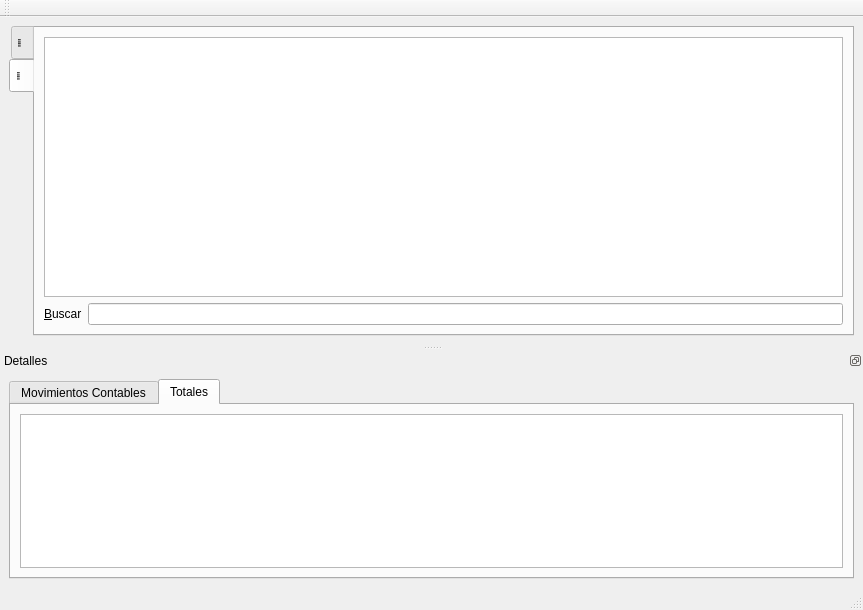
<?xml version="1.0" encoding="UTF-8"?>
<ui version="4.0">
 <class>FrmLiquidacion</class>
 <widget class="QMainWindow" name="FrmLiquidacion">
  <property name="geometry">
   <rect>
    <x>0</x>
    <y>0</y>
    <width>833</width>
    <height>592</height>
   </rect>
  </property>
  <property name="sizePolicy">
   <sizepolicy hsizetype="Preferred" vsizetype="Preferred">
    <horstretch>0</horstretch>
    <verstretch>0</verstretch>
   </sizepolicy>
  </property>
  <property name="windowTitle">
   <string>Liquidación</string>
  </property>
  <property name="dockNestingEnabled">
   <bool>true</bool>
  </property>
  <widget class="QWidget" name="centralwidget">
   <layout class="QVBoxLayout" name="verticalLayout">
    <item>
     <widget class="QTabWidget" name="tabWidget">
      <property name="sizePolicy">
       <sizepolicy hsizetype="Preferred" vsizetype="Preferred">
        <horstretch>0</horstretch>
        <verstretch>0</verstretch>
       </sizepolicy>
      </property>
      <property name="tabPosition">
       <enum>QTabWidget::West</enum>
      </property>
      <property name="currentIndex">
       <number>1</number>
      </property>
      <widget class="QWidget" name="tabdetails">
       <attribute name="icon">
        <iconset resource="res.qrc">
         <normaloff>:/icons/res/document-edit.png</normaloff>:/icons/res/document-edit.png</iconset>
       </attribute>
       <attribute name="title">
        <string notr="true">&quot;&quot;</string>
       </attribute>
       <layout class="QVBoxLayout" name="verticalLayout_5">
        <item>
         <layout class="QHBoxLayout" name="horizontalLayout_3">
          <item>
           <widget class="QGroupBox" name="groupBox_3">
            <property name="sizePolicy">
             <sizepolicy hsizetype="Minimum" vsizetype="Preferred">
              <horstretch>0</horstretch>
              <verstretch>0</verstretch>
             </sizepolicy>
            </property>
            <property name="title">
             <string>Datos de declaración</string>
            </property>
            <layout class="QHBoxLayout" name="horizontalLayout_2">
             <item>
              <layout class="QGridLayout" name="gridLayout">
               <item row="0" column="0">
                <widget class="QLabel" name="label_2">
                 <property name="text">
                  <string>No. Poliza</string>
                 </property>
                 <property name="buddy">
                  <cstring>txtPolicy</cstring>
                 </property>
                </widget>
               </item>
               <item row="0" column="1" colspan="3">
                <widget class="QLineEdit" name="txtPolicy">
                 <property name="sizePolicy">
                  <sizepolicy hsizetype="Minimum" vsizetype="Fixed">
                   <horstretch>0</horstretch>
                   <verstretch>0</verstretch>
                  </sizepolicy>
                 </property>
                 <property name="maximumSize">
                  <size>
                   <width>200</width>
                   <height>16777215</height>
                  </size>
                 </property>
                 <property name="readOnly">
                  <bool>true</bool>
                 </property>
                </widget>
               </item>
               <item row="1" column="0">
                <widget class="QLabel" name="label_3">
                 <property name="text">
                  <string>Proveedor</string>
                 </property>
                </widget>
               </item>
               <item row="1" column="1" colspan="3">
                <widget class="QStackedWidget" name="swProvider">
                 <property name="sizePolicy">
                  <sizepolicy hsizetype="Preferred" vsizetype="Fixed">
                   <horstretch>0</horstretch>
                   <verstretch>0</verstretch>
                  </sizepolicy>
                 </property>
                 <property name="maximumSize">
                  <size>
                   <width>200</width>
                   <height>16777215</height>
                  </size>
                 </property>
                 <property name="currentIndex">
                  <number>0</number>
                 </property>
                 <widget class="QWidget" name="page">
                  <layout class="QHBoxLayout" name="horizontalLayout_5">
                   <item>
                    <widget class="QLineEdit" name="txtProvider">
                     <property name="readOnly">
                      <bool>true</bool>
                     </property>
                    </widget>
                   </item>
                  </layout>
                 </widget>
                 <widget class="QWidget" name="page_2">
                  <layout class="QHBoxLayout" name="horizontalLayout_6">
                   <item>
                    <widget class="QComboBox" name="cbProvider">
                     <property name="sizePolicy">
                      <sizepolicy hsizetype="Minimum" vsizetype="Fixed">
                       <horstretch>0</horstretch>
                       <verstretch>0</verstretch>
                      </sizepolicy>
                     </property>
                     <property name="editable">
                      <bool>true</bool>
                     </property>
                    </widget>
                   </item>
                  </layout>
                 </widget>
                </widget>
               </item>
               <item row="2" column="0">
                <widget class="QLabel" name="label_4">
                 <property name="text">
                  <string>Fecha Poliza</string>
                 </property>
                 <property name="buddy">
                  <cstring>dtPicker</cstring>
                 </property>
                </widget>
               </item>
               <item row="2" column="1">
                <widget class="QDateEdit" name="dtPicker">
                 <property name="sizePolicy">
                  <sizepolicy hsizetype="Minimum" vsizetype="Fixed">
                   <horstretch>0</horstretch>
                   <verstretch>0</verstretch>
                  </sizepolicy>
                 </property>
                 <property name="calendarPopup">
                  <bool>true</bool>
                 </property>
                </widget>
               </item>
               <item row="2" column="2">
                <widget class="QLabel" name="label_10">
                 <property name="text">
                  <string>TC</string>
                 </property>
                 <property name="buddy">
                  <cstring>txtExchangeRate</cstring>
                 </property>
                </widget>
               </item>
               <item row="2" column="3">
                <widget class="QLineEdit" name="txtExchangeRate">
                 <property name="enabled">
                  <bool>true</bool>
                 </property>
                 <property name="sizePolicy">
                  <sizepolicy hsizetype="Minimum" vsizetype="Fixed">
                   <horstretch>0</horstretch>
                   <verstretch>0</verstretch>
                  </sizepolicy>
                 </property>
                 <property name="maximumSize">
                  <size>
                   <width>83</width>
                   <height>16777215</height>
                  </size>
                 </property>
                 <property name="readOnly">
                  <bool>true</bool>
                 </property>
                </widget>
               </item>
               <item row="3" column="0">
                <widget class="QLabel" name="label_11">
                 <property name="text">
                  <string>Procedencia</string>
                 </property>
                 <property name="buddy">
                  <cstring>txtSource</cstring>
                 </property>
                </widget>
               </item>
               <item row="3" column="1" colspan="3">
                <widget class="QLineEdit" name="txtSource">
                 <property name="sizePolicy">
                  <sizepolicy hsizetype="Minimum" vsizetype="Fixed">
                   <horstretch>0</horstretch>
                   <verstretch>0</verstretch>
                  </sizepolicy>
                 </property>
                 <property name="maximumSize">
                  <size>
                   <width>200</width>
                   <height>16777215</height>
                  </size>
                 </property>
                 <property name="readOnly">
                  <bool>true</bool>
                 </property>
                </widget>
               </item>
               <item row="4" column="0">
                <widget class="QLabel" name="label_5">
                 <property name="text">
                  <string>Bodega</string>
                 </property>
                </widget>
               </item>
               <item row="4" column="1" colspan="3">
                <widget class="QStackedWidget" name="swWarehouse">
                 <property name="sizePolicy">
                  <sizepolicy hsizetype="Preferred" vsizetype="Fixed">
                   <horstretch>0</horstretch>
                   <verstretch>0</verstretch>
                  </sizepolicy>
                 </property>
                 <property name="maximumSize">
                  <size>
                   <width>200</width>
                   <height>16777215</height>
                  </size>
                 </property>
                 <property name="currentIndex">
                  <number>1</number>
                 </property>
                 <widget class="QWidget" name="page_3">
                  <layout class="QVBoxLayout" name="verticalLayout_6">
                   <item>
                    <widget class="QComboBox" name="cbWarehouse">
                     <property name="sizePolicy">
                      <sizepolicy hsizetype="Minimum" vsizetype="Fixed">
                       <horstretch>0</horstretch>
                       <verstretch>0</verstretch>
                      </sizepolicy>
                     </property>
                     <property name="editable">
                      <bool>true</bool>
                     </property>
                    </widget>
                   </item>
                  </layout>
                 </widget>
                 <widget class="QWidget" name="page_4">
                  <layout class="QHBoxLayout" name="horizontalLayout_7">
                   <item>
                    <widget class="QLineEdit" name="txtWarehouse">
                     <property name="readOnly">
                      <bool>true</bool>
                     </property>
                    </widget>
                   </item>
                  </layout>
                 </widget>
                </widget>
               </item>
              </layout>
             </item>
             <item>
              <layout class="QGridLayout" name="gridLayout_2">
               <item row="0" column="0" colspan="2">
                <layout class="QFormLayout" name="formLayout_2">
                 <property name="sizeConstraint">
                  <enum>QLayout::SetMinAndMaxSize</enum>
                 </property>
                 <property name="fieldGrowthPolicy">
                  <enum>QFormLayout::FieldsStayAtSizeHint</enum>
                 </property>
                 <item row="0" column="0">
                  <widget class="QLabel" name="label_6">
                   <property name="text">
                    <string>Agencia</string>
                   </property>
                   <property name="buddy">
                    <cstring>sbAgency</cstring>
                   </property>
                  </widget>
                 </item>
                 <item row="0" column="1">
                  <widget class="QDoubleSpinBox" name="sbAgency">
                   <property name="minimumSize">
                    <size>
                     <width>157</width>
                     <height>0</height>
                    </size>
                   </property>
                   <property name="prefix">
                    <string>C$ </string>
                   </property>
                   <property name="maximum">
                    <double>999999999.000000000000000</double>
                   </property>
                  </widget>
                 </item>
                 <item row="1" column="0">
                  <widget class="QLabel" name="label_7">
                   <property name="text">
                    <string>Almacen</string>
                   </property>
                   <property name="buddy">
                    <cstring>sbStore</cstring>
                   </property>
                  </widget>
                 </item>
                 <item row="1" column="1">
                  <widget class="QDoubleSpinBox" name="sbStore">
                   <property name="minimumSize">
                    <size>
                     <width>157</width>
                     <height>0</height>
                    </size>
                   </property>
                   <property name="prefix">
                    <string>C$ </string>
                   </property>
                   <property name="maximum">
                    <double>999999999.000000000000000</double>
                   </property>
                  </widget>
                 </item>
                 <item row="2" column="0">
                  <widget class="QLabel" name="label_8">
                   <property name="text">
                    <string>Papeleria</string>
                   </property>
                   <property name="buddy">
                    <cstring>sbPaperWork</cstring>
                   </property>
                  </widget>
                 </item>
                 <item row="2" column="1">
                  <widget class="QDoubleSpinBox" name="sbPaperWork">
                   <property name="minimumSize">
                    <size>
                     <width>157</width>
                     <height>0</height>
                    </size>
                   </property>
                   <property name="suffix">
                    <string> %</string>
                   </property>
                   <property name="maximum">
                    <double>100.000000000000000</double>
                   </property>
                  </widget>
                 </item>
                 <item row="3" column="0">
                  <widget class="QLabel" name="label_9">
                   <property name="text">
                    <string>Transporte</string>
                   </property>
                   <property name="buddy">
                    <cstring>sbTransportation</cstring>
                   </property>
                  </widget>
                 </item>
                 <item row="3" column="1">
                  <widget class="QDoubleSpinBox" name="sbTransportation">
                   <property name="minimumSize">
                    <size>
                     <width>157</width>
                     <height>0</height>
                    </size>
                   </property>
                   <property name="suffix">
                    <string> %</string>
                   </property>
                   <property name="maximum">
                    <double>100.000000000000000</double>
                   </property>
                  </widget>
                 </item>
                </layout>
               </item>
               <item row="1" column="0">
                <widget class="QCheckBox" name="ckISO">
                 <property name="enabled">
                  <bool>false</bool>
                 </property>
                 <property name="text">
                  <string>Aplicar ISO</string>
                 </property>
                </widget>
               </item>
               <item row="1" column="1">
                <widget class="QCheckBox" name="ckTaxes">
                 <property name="enabled">
                  <bool>false</bool>
                 </property>
                 <property name="text">
                  <string>Exonerar</string>
                 </property>
                </widget>
               </item>
              </layout>
             </item>
            </layout>
           </widget>
          </item>
          <item>
           <widget class="QGroupBox" name="groupBox_2">
            <property name="enabled">
             <bool>true</bool>
            </property>
            <property name="sizePolicy">
             <sizepolicy hsizetype="Minimum" vsizetype="Preferred">
              <horstretch>0</horstretch>
              <verstretch>0</verstretch>
             </sizepolicy>
            </property>
            <property name="title">
             <string>Totales de declaración</string>
            </property>
            <layout class="QFormLayout" name="formLayout">
             <property name="sizeConstraint">
              <enum>QLayout::SetMinAndMaxSize</enum>
             </property>
             <item row="0" column="0">
              <widget class="QLabel" name="label_12">
               <property name="text">
                <string>Peso</string>
               </property>
               <property name="buddy">
                <cstring>sbWeight</cstring>
               </property>
              </widget>
             </item>
             <item row="1" column="0">
              <widget class="QLabel" name="label_13">
               <property name="text">
                <string>Flete </string>
               </property>
               <property name="buddy">
                <cstring>sbFreight</cstring>
               </property>
              </widget>
             </item>
             <item row="2" column="0">
              <widget class="QLabel" name="label_14">
               <property name="text">
                <string>Seguro</string>
               </property>
               <property name="buddy">
                <cstring>sbInsurance</cstring>
               </property>
              </widget>
             </item>
             <item row="3" column="0">
              <widget class="QLabel" name="label_15">
               <property name="text">
                <string>Otros Gastos</string>
               </property>
               <property name="buddy">
                <cstring>sbOther</cstring>
               </property>
              </widget>
             </item>
             <item row="0" column="1">
              <widget class="QDoubleSpinBox" name="sbWeight">
               <property name="minimumSize">
                <size>
                 <width>157</width>
                 <height>0</height>
                </size>
               </property>
               <property name="suffix">
                <string> Kg</string>
               </property>
               <property name="maximum">
                <double>999999999.000000000000000</double>
               </property>
              </widget>
             </item>
             <item row="1" column="1">
              <widget class="QDoubleSpinBox" name="sbFreight">
               <property name="minimumSize">
                <size>
                 <width>157</width>
                 <height>0</height>
                </size>
               </property>
               <property name="prefix">
                <string>US$ </string>
               </property>
               <property name="maximum">
                <double>999999999.000000000000000</double>
               </property>
              </widget>
             </item>
             <item row="2" column="1">
              <widget class="QDoubleSpinBox" name="sbInsurance">
               <property name="minimumSize">
                <size>
                 <width>157</width>
                 <height>0</height>
                </size>
               </property>
               <property name="prefix">
                <string>US$ </string>
               </property>
               <property name="maximum">
                <double>999999999.000000000000000</double>
               </property>
              </widget>
             </item>
             <item row="3" column="1">
              <widget class="QDoubleSpinBox" name="sbOther">
               <property name="minimumSize">
                <size>
                 <width>157</width>
                 <height>0</height>
                </size>
               </property>
               <property name="prefix">
                <string>US$ </string>
               </property>
               <property name="maximum">
                <double>999999999.000000000000000</double>
               </property>
              </widget>
             </item>
            </layout>
           </widget>
          </item>
         </layout>
        </item>
        <item>
         <widget class="OrderedEditTable" name="tabledetails">
          <property name="contextMenuPolicy">
           <enum>Qt::ActionsContextMenu</enum>
          </property>
          <property name="editTriggers">
           <set>QAbstractItemView::NoEditTriggers</set>
          </property>
          <property name="alternatingRowColors">
           <bool>true</bool>
          </property>
          <attribute name="verticalHeaderVisible">
           <bool>false</bool>
          </attribute>
          <attribute name="verticalHeaderVisible">
           <bool>false</bool>
          </attribute>
         </widget>
        </item>
       </layout>
      </widget>
      <widget class="QWidget" name="tabnavigation">
       <attribute name="icon">
        <iconset resource="res.qrc">
         <normaloff>:/icons/res/table.png</normaloff>:/icons/res/table.png</iconset>
       </attribute>
       <attribute name="title">
        <string notr="true">&quot;&quot;</string>
       </attribute>
       <layout class="QVBoxLayout" name="verticalLayout_2">
        <item>
         <widget class="QTableView" name="tablenavigation">
          <property name="editTriggers">
           <set>QAbstractItemView::NoEditTriggers</set>
          </property>
          <property name="alternatingRowColors">
           <bool>true</bool>
          </property>
          <property name="selectionMode">
           <enum>QAbstractItemView::SingleSelection</enum>
          </property>
          <property name="selectionBehavior">
           <enum>QAbstractItemView::SelectRows</enum>
          </property>
          <attribute name="horizontalHeaderStretchLastSection">
           <bool>true</bool>
          </attribute>
          <attribute name="verticalHeaderVisible">
           <bool>false</bool>
          </attribute>
          <attribute name="verticalHeaderVisible">
           <bool>false</bool>
          </attribute>
          <attribute name="horizontalHeaderStretchLastSection">
           <bool>true</bool>
          </attribute>
         </widget>
        </item>
        <item>
         <layout class="QHBoxLayout" name="horizontalLayout">
          <item>
           <widget class="QLabel" name="label">
            <property name="text">
             <string>&amp;Buscar</string>
            </property>
            <property name="buddy">
             <cstring>txtSearch</cstring>
            </property>
           </widget>
          </item>
          <item>
           <widget class="QLineEdit" name="txtSearch"/>
          </item>
         </layout>
        </item>
       </layout>
      </widget>
     </widget>
    </item>
   </layout>
  </widget>
  <widget class="QStatusBar" name="statusbar"/>
  <widget class="QToolBar" name="toolBar">
   <property name="windowTitle">
    <string>toolBar</string>
   </property>
   <attribute name="toolBarArea">
    <enum>TopToolBarArea</enum>
   </attribute>
   <attribute name="toolBarBreak">
    <bool>false</bool>
   </attribute>
  </widget>
  <widget class="XDockWidget" name="xdockWidget">
   <property name="sizePolicy">
    <sizepolicy hsizetype="Preferred" vsizetype="Minimum">
     <horstretch>0</horstretch>
     <verstretch>1</verstretch>
    </sizepolicy>
   </property>
   <property name="features">
    <set>QDockWidget::DockWidgetFloatable|QDockWidget::DockWidgetMovable</set>
   </property>
   <property name="allowedAreas">
    <set>Qt::BottomDockWidgetArea|Qt::TopDockWidgetArea</set>
   </property>
   <property name="windowTitle">
    <string>Detalles</string>
   </property>
   <attribute name="dockWidgetArea">
    <number>8</number>
   </attribute>
   <widget class="QWidget" name="dockWidgetContents">
    <layout class="QVBoxLayout" name="verticalLayout_3">
     <item>
      <widget class="QTabWidget" name="tabTotalsAccounts">
       <property name="minimumSize">
        <size>
         <width>0</width>
         <height>200</height>
        </size>
       </property>
       <property name="currentIndex">
        <number>1</number>
       </property>
       <widget class="QWidget" name="tabaccounts">
        <attribute name="title">
         <string>Movimientos Contables</string>
        </attribute>
        <layout class="QVBoxLayout" name="verticalLayout_8">
         <item>
          <widget class="QTableView" name="tableaccounts">
           <property name="alternatingRowColors">
            <bool>true</bool>
           </property>
           <attribute name="horizontalHeaderStretchLastSection">
            <bool>true</bool>
           </attribute>
           <attribute name="verticalHeaderVisible">
            <bool>false</bool>
           </attribute>
           <attribute name="verticalHeaderVisible">
            <bool>false</bool>
           </attribute>
           <attribute name="horizontalHeaderStretchLastSection">
            <bool>true</bool>
           </attribute>
          </widget>
         </item>
        </layout>
       </widget>
       <widget class="QWidget" name="tabtotals">
        <attribute name="title">
         <string>Totales</string>
        </attribute>
        <layout class="QVBoxLayout" name="verticalLayout_7">
         <item>
          <widget class="QTableView" name="tabletotals">
           <attribute name="horizontalHeaderStretchLastSection">
            <bool>true</bool>
           </attribute>
           <attribute name="verticalHeaderVisible">
            <bool>false</bool>
           </attribute>
           <attribute name="verticalHeaderVisible">
            <bool>false</bool>
           </attribute>
           <attribute name="horizontalHeaderStretchLastSection">
            <bool>true</bool>
           </attribute>
          </widget>
         </item>
        </layout>
       </widget>
      </widget>
     </item>
    </layout>
   </widget>
  </widget>
 </widget>
 <customwidgets>
  <customwidget>
   <class>OrderedEditTable</class>
   <extends>QTableView</extends>
   <header>utility.widgets.h</header>
  </customwidget>
  <customwidget>
   <class>XDockWidget</class>
   <extends>QDockWidget</extends>
   <header>utility.widgets.h</header>
   <container>1</container>
  </customwidget>
 </customwidgets>
 <tabstops>
  <tabstop>txtPolicy</tabstop>
  <tabstop>cbProvider</tabstop>
  <tabstop>dtPicker</tabstop>
  <tabstop>txtSource</tabstop>
  <tabstop>cbWarehouse</tabstop>
  <tabstop>sbAgency</tabstop>
  <tabstop>sbStore</tabstop>
  <tabstop>sbPaperWork</tabstop>
  <tabstop>sbTransportation</tabstop>
  <tabstop>ckISO</tabstop>
  <tabstop>ckTaxes</tabstop>
  <tabstop>sbWeight</tabstop>
  <tabstop>sbFreight</tabstop>
  <tabstop>sbInsurance</tabstop>
  <tabstop>sbOther</tabstop>
  <tabstop>tabledetails</tabstop>
  <tabstop>tabletotals</tabstop>
  <tabstop>tableaccounts</tabstop>
  <tabstop>txtProvider</tabstop>
  <tabstop>txtWarehouse</tabstop>
  <tabstop>txtExchangeRate</tabstop>
  <tabstop>tablenavigation</tabstop>
  <tabstop>txtSearch</tabstop>
  <tabstop>tabTotalsAccounts</tabstop>
  <tabstop>tabWidget</tabstop>
 </tabstops>
 <resources>
  <include location="res.qrc"/>
 </resources>
 <connections/>
</ui>
